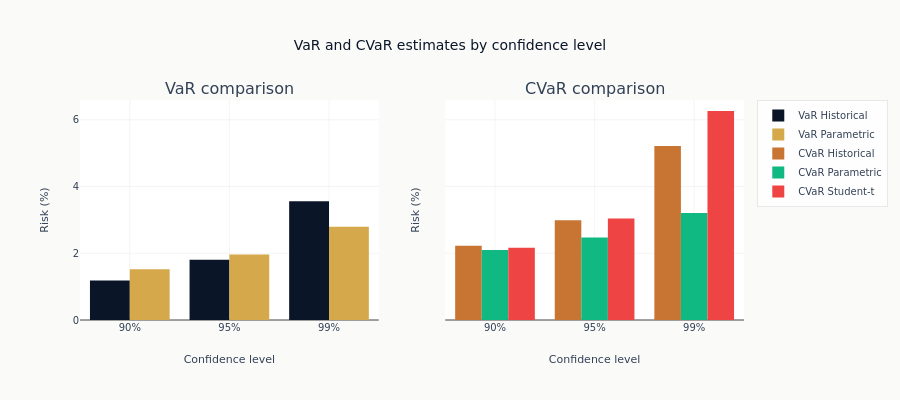

The code cell stored with this chart in its notebook:
### Code cell
fig = make_subplots(
    rows=1,
    cols=2,
    subplot_titles=["VaR comparison", "CVaR comparison"],
    shared_yaxes=True,
)
fig.add_trace(go.Bar(x=x, y=risk_df["var_historical"], name="VaR Historical"), row=1, col=1)
fig.add_trace(go.Bar(x=x, y=risk_df["var_parametric"], name="VaR Parametric"), row=1, col=1)
fig.add_trace(go.Bar(x=x, y=risk_df["cvar_historical"], name="CVaR Historical"), row=1, col=2)
fig.add_trace(go.Bar(x=x, y=risk_df["cvar_parametric"], name="CVaR Parametric"), row=1, col=2)
fig.add_trace(go.Bar(x=x, y=risk_df["cvar_student_t"], name="CVaR Student-t"), row=1, col=2)
fig.update_yaxes(title_text="Risk (%)", row=1, col=1)
fig.update_yaxes(title_text="Risk (%)", row=1, col=2)
for col in [1, 2]:
    fig.update_xaxes(
        title_text="Confidence level",
        type="category",
        tickmode="array",
        tickvals=x,
        ticktext=x,
        row=1,
        col=col,
    )
fig.update_layout(title="VaR and CVaR estimates by confidence level", barmode="group", height=400)
show_plotly_with_alt(
    fig,
    "Two grouped bar panels on a shared vertical scale, VaR estimates on the left and CVaR "
    "estimates on the right, each with one group per confidence level. Every CVaR bar stands "
    "taller than the VaR bar for the same method and confidence level. How far it stands above "
    "depends on the method: the historical pair separates further at each deeper level while "
    "the parametric pair stays about as far apart throughout.",
)

### Figure 1 — Plotly figure (JSON) as saved in the notebook; plotly's stock layout.template omitted (floating-point values rounded to 4 significant figures)
{"data": [{"name": "VaR Historical", "type": "bar", "x": ["90%", "95%", "99%"], "xaxis": "x", "y": [1.184, 1.808, 3.559], "yaxis": "y"}, {"name": "VaR Parametric", "type": "bar", "x": ["90%", "95%", "99%"], "xaxis": "x", "y": [1.518, 1.961, 2.793], "yaxis": "y"}, {"name": "CVaR Historical", "type": "bar", "x": ["90%", "95%", "99%"], "xaxis": "x2", "y": [2.228, 2.993, 5.212], "yaxis": "y2"}, {"name": "CVaR Parametric", "type": "bar", "x": ["90%", "95%", "99%"], "xaxis": "x2", "y": [2.096, 2.471, 3.207], "yaxis": "y2"}, {"name": "CVaR Student-t", "type": "bar", "x": ["90%", "95%", "99%"], "xaxis": "x2", "y": [2.167, 3.044, 6.265], "yaxis": "y2"}], "layout": {"annotations": [{"font": {"size": 16}, "showarrow": false, "text": "VaR comparison", "x": 0.225, "xanchor": "center", "xref": "paper", "y": 1.0, "yanchor": "bottom", "yref": "paper"}, {"font": {"size": 16}, "showarrow": false, "text": "CVaR comparison", "x": 0.775, "xanchor": "center", "xref": "paper", "y": 1.0, "yanchor": "bottom", "yref": "paper"}], "barmode": "group", "height": 400, "title": {"text": "VaR and CVaR estimates by confidence level"}, "xaxis": {"anchor": "y", "domain": [0.0, 0.45], "tickmode": "array", "ticktext": ["90%", "95%", "99%"], "tickvals": ["90%", "95%", "99%"], "title": {"text": "Confidence level"}, "type": "category"}, "xaxis2": {"anchor": "y2", "domain": [0.55, 1.0], "tickmode": "array", "ticktext": ["90%", "95%", "99%"], "tickvals": ["90%", "95%", "99%"], "title": {"text": "Confidence level"}, "type": "category"}, "yaxis": {"anchor": "x", "domain": [0.0, 1.0], "title": {"text": "Risk (%)"}}, "yaxis2": {"anchor": "x2", "domain": [0.0, 1.0], "matches": "y", "showticklabels": false, "title": {"text": "Risk (%)"}}}}
